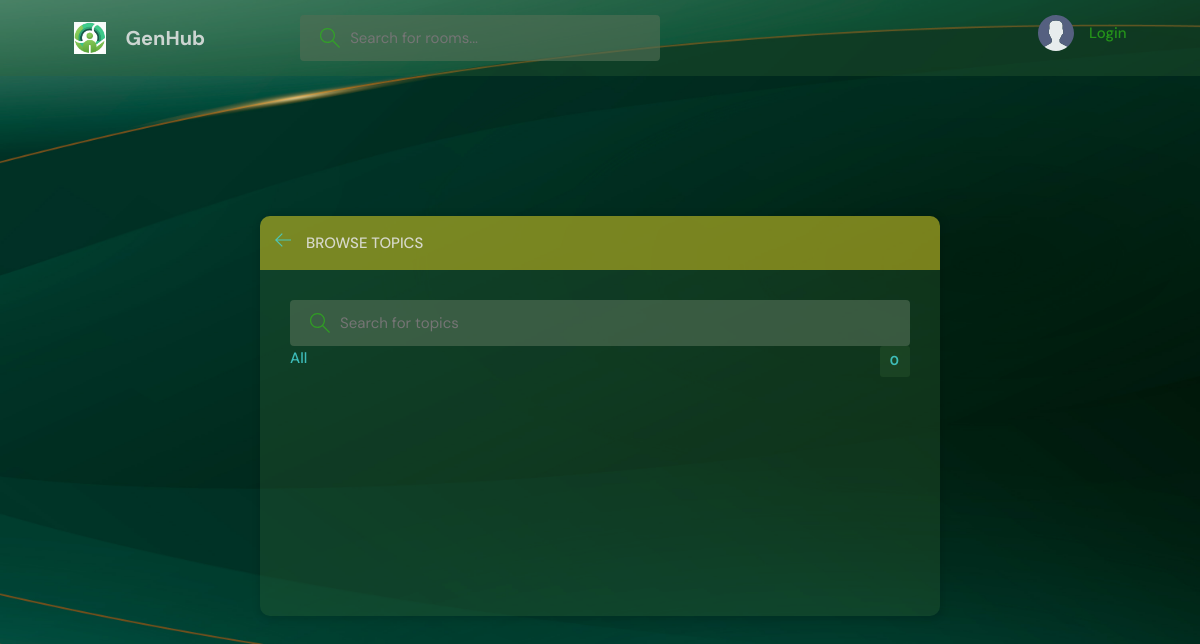
The page /topics/ on the database as committed earlier.
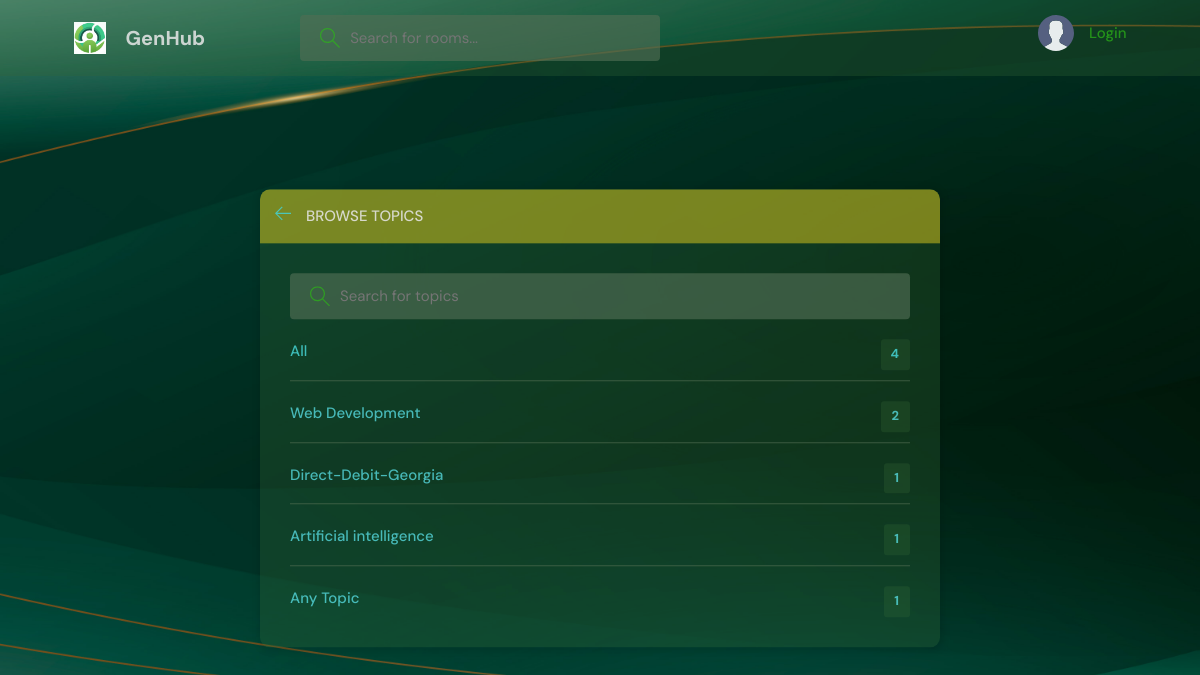
The same page on the database as committed later.
### base/models.py (models this page shows, shortened)
class Topic(models.Model):
    name = models.CharField(max_length = 200)

### base/views.py (the view)
# urls.py: path('topics/' , views.topicsPage, name = 'topics'),
def topicsPage(request):
    q = request.GET.get('q') if request.GET.get('q') !=  None else ''
    topics = Topic.objects.filter(name__icontains = q)
    return render(request, 'base/topics.html', {'topics':topics})

### base/templates/base/topics.html (shortened to what this page needs)
{% extends 'main.html' %}
{% block content %}
    <main class="create-room layout">
      <div class="container">
        <div class="layout__box">
          <div class="layout__boxHeader">
            <div class="layout__boxTitle">
              <a href="{% url 'home' %}">
                <svg version="1.1" xmlns="http://www.w3.org/2000/svg" width="32" height="32" viewBox="0 0 32 32">
                  <title>arrow-left</title>
                  <path
                    d="M13.723 2.286l-13.723 13.714 13.719 13.714 1.616-1.611-10.96-10.96h27.625v-2.286h-27.625l10.965-10.965-1.616-1.607z"
                  ></path>
                </svg>
              </a>
              <h3>Browse Topics</h3>
            </div>
          </div>
          <div class="topics-page layout__body">
            <form action="" method="GET" class="header__search">
              <label>
                <input name = 'q' placeholder="Search for topics" />
              </label>
            </form>
            <ul class="topics__list">
              <li>
                <a href="{% url 'topics' %}" class="active">All <span>{{topics.count}}</span></a>
              </li>
              {% for topic in topics %}
              <li>
                <a href="{% url 'home' %}?q={{topic.name}}">{{topic.name}} <span>{{topic.room_set.all.count}}</span></a>
              </li>
              {% endfor %}
            </ul>
          </div>
        </div>
      </div>
    </main>
{% endblock content %}

Rows that differ between the two databases and show on the page:
added Topic: name "Web Development", room_set.all.count "2"
added Topic: name "Direct-Debit-Georgia", room_set.all.count "1"
added Topic: name "Artificial intelligence", room_set.all.count "1"
added Topic: name "Any Topic", room_set.all.count "1"
Other text that changed with them:
{{ topics.count }}: "0" → "4"
